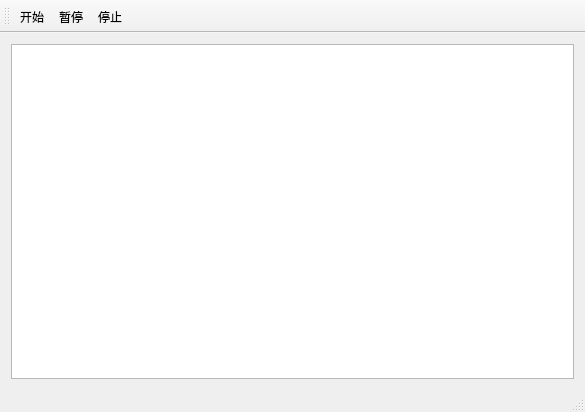
<?xml version="1.0" encoding="UTF-8"?>
<ui version="4.0">
 <class>HMDasClass</class>
 <widget class="QMainWindow" name="HMDasClass">
  <property name="geometry">
   <rect>
    <x>0</x>
    <y>0</y>
    <width>585</width>
    <height>412</height>
   </rect>
  </property>
  <property name="windowTitle">
   <string>HMDas</string>
  </property>
  <property name="windowIcon">
   <iconset resource="hmdas.qrc">
    <normaloff>:/image/title.png</normaloff>:/image/title.png</iconset>
  </property>
  <widget class="QWidget" name="centralWidget">
   <layout class="QHBoxLayout" name="horizontalLayout">
    <item>
     <widget class="QTableWidget" name="tableWidget"/>
    </item>
   </layout>
  </widget>
  <widget class="QMenuBar" name="menuBar">
   <property name="geometry">
    <rect>
     <x>0</x>
     <y>0</y>
     <width>585</width>
     <height>23</height>
    </rect>
   </property>
  </widget>
  <widget class="QToolBar" name="mainToolBar">
   <attribute name="toolBarArea">
    <enum>TopToolBarArea</enum>
   </attribute>
   <attribute name="toolBarBreak">
    <bool>false</bool>
   </attribute>
   <addaction name="action_startDas"/>
   <addaction name="action_PauseDas"/>
   <addaction name="action_PauseStop"/>
  </widget>
  <widget class="QStatusBar" name="statusBar"/>
  <action name="action_startDas">
   <property name="icon">
    <iconset resource="hmdas.qrc">
     <normaloff>:/image/start_64px.png</normaloff>:/image/start_64px.png</iconset>
   </property>
   <property name="text">
    <string>开始</string>
   </property>
  </action>
  <action name="action_PauseDas">
   <property name="icon">
    <iconset resource="hmdas.qrc">
     <normaloff>:/image/pause_64px.png</normaloff>:/image/pause_64px.png</iconset>
   </property>
   <property name="text">
    <string>暂停</string>
   </property>
  </action>
  <action name="action_PauseStop">
   <property name="icon">
    <iconset resource="hmdas.qrc">
     <normaloff>:/image/replay_stop_64px.png</normaloff>:/image/replay_stop_64px.png</iconset>
   </property>
   <property name="text">
    <string>停止</string>
   </property>
  </action>
 </widget>
 <layoutdefault spacing="6" margin="11"/>
 <resources>
  <include location="hmdas.qrc"/>
 </resources>
 <connections/>
</ui>
